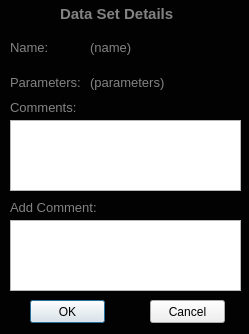
<?xml version="1.0" encoding="UTF-8"?>
<ui version="4.0">
 <class>Dialog</class>
 <widget class="QDialog" name="Dialog">
  <property name="geometry">
   <rect>
    <x>0</x>
    <y>0</y>
    <width>249</width>
    <height>334</height>
   </rect>
  </property>
  <property name="windowTitle">
   <string>Dialog</string>
  </property>
  <property name="styleSheet">
   <string notr="true">#Dialog{
	background-color: rgb(2, 2, 2);}</string>
  </property>
  <widget class="QLabel" name="dataSetName">
   <property name="geometry">
    <rect>
     <x>60</x>
     <y>5</y>
     <width>121</width>
     <height>18</height>
    </rect>
   </property>
   <property name="text">
    <string>&lt;html&gt;&lt;head/&gt;&lt;body&gt;&lt;p&gt;&lt;span style=&quot; font-size:11pt; font-weight:600; color:#838383;&quot;&gt;Data Set Details&lt;/span&gt;&lt;/p&gt;&lt;/body&gt;&lt;/html&gt;</string>
   </property>
  </widget>
  <widget class="QLabel" name="label_2">
   <property name="geometry">
    <rect>
     <x>10</x>
     <y>40</y>
     <width>38</width>
     <height>16</height>
    </rect>
   </property>
   <property name="text">
    <string>&lt;html&gt;&lt;head/&gt;&lt;body&gt;&lt;p&gt;&lt;span style=&quot; font-size:10pt; color:#838383;&quot;&gt;Name:&lt;/span&gt;&lt;/p&gt;&lt;/body&gt;&lt;/html&gt;</string>
   </property>
  </widget>
  <widget class="QLabel" name="label_3">
   <property name="geometry">
    <rect>
     <x>10</x>
     <y>75</y>
     <width>71</width>
     <height>16</height>
    </rect>
   </property>
   <property name="text">
    <string>&lt;html&gt;&lt;head/&gt;&lt;body&gt;&lt;p&gt;&lt;span style=&quot; font-size:10pt; color:#838383;&quot;&gt;Parameters:&lt;/span&gt;&lt;/p&gt;&lt;/body&gt;&lt;/html&gt;</string>
   </property>
  </widget>
  <widget class="QLabel" name="label_5">
   <property name="geometry">
    <rect>
     <x>10</x>
     <y>100</y>
     <width>66</width>
     <height>16</height>
    </rect>
   </property>
   <property name="text">
    <string>&lt;html&gt;&lt;head/&gt;&lt;body&gt;&lt;p&gt;&lt;span style=&quot; font-size:10pt; color:#838383;&quot;&gt;Comments:&lt;/span&gt;&lt;/p&gt;&lt;/body&gt;&lt;/html&gt;</string>
   </property>
  </widget>
  <widget class="QTextEdit" name="comments">
   <property name="geometry">
    <rect>
     <x>10</x>
     <y>220</y>
     <width>231</width>
     <height>71</height>
    </rect>
   </property>
  </widget>
  <widget class="QLabel" name="parameters">
   <property name="geometry">
    <rect>
     <x>90</x>
     <y>75</y>
     <width>151</width>
     <height>30</height>
    </rect>
   </property>
   <property name="font">
    <font>
     <pointsize>10</pointsize>
    </font>
   </property>
   <property name="text">
    <string>&lt;html&gt;&lt;head/&gt;&lt;body&gt;&lt;p&gt;&lt;span style=&quot; font-size:10pt; color:#838383;&quot;&gt;(parameters)&lt;/span&gt;&lt;/p&gt;&lt;/body&gt;&lt;/html&gt;</string>
   </property>
   <property name="alignment">
    <set>Qt::AlignLeading|Qt::AlignLeft|Qt::AlignTop</set>
   </property>
  </widget>
  <widget class="QLabel" name="name">
   <property name="geometry">
    <rect>
     <x>90</x>
     <y>40</y>
     <width>151</width>
     <height>35</height>
    </rect>
   </property>
   <property name="font">
    <font>
     <pointsize>10</pointsize>
    </font>
   </property>
   <property name="text">
    <string>&lt;html&gt;&lt;head/&gt;&lt;body&gt;&lt;p&gt;&lt;span style=&quot; font-size:10pt; color:#838383;&quot;&gt;(name)&lt;/span&gt;&lt;/p&gt;&lt;/body&gt;&lt;/html&gt;</string>
   </property>
   <property name="alignment">
    <set>Qt::AlignLeading|Qt::AlignLeft|Qt::AlignTop</set>
   </property>
  </widget>
  <widget class="QPushButton" name="ok">
   <property name="geometry">
    <rect>
     <x>30</x>
     <y>300</y>
     <width>75</width>
     <height>23</height>
    </rect>
   </property>
   <property name="text">
    <string>OK</string>
   </property>
  </widget>
  <widget class="QPushButton" name="cancel">
   <property name="geometry">
    <rect>
     <x>150</x>
     <y>300</y>
     <width>75</width>
     <height>23</height>
    </rect>
   </property>
   <property name="text">
    <string>Cancel</string>
   </property>
  </widget>
  <widget class="QLabel" name="label">
   <property name="geometry">
    <rect>
     <x>10</x>
     <y>200</y>
     <width>86</width>
     <height>16</height>
    </rect>
   </property>
   <property name="text">
    <string>&lt;html&gt;&lt;head/&gt;&lt;body&gt;&lt;p&gt;&lt;span style=&quot; font-size:10pt; color:#838383;&quot;&gt;Add Comment:&lt;/span&gt;&lt;/p&gt;&lt;/body&gt;&lt;/html&gt;</string>
   </property>
  </widget>
  <widget class="QTextEdit" name="currentComs">
   <property name="geometry">
    <rect>
     <x>10</x>
     <y>120</y>
     <width>231</width>
     <height>71</height>
    </rect>
   </property>
  </widget>
 </widget>
 <resources/>
 <connections/>
</ui>
